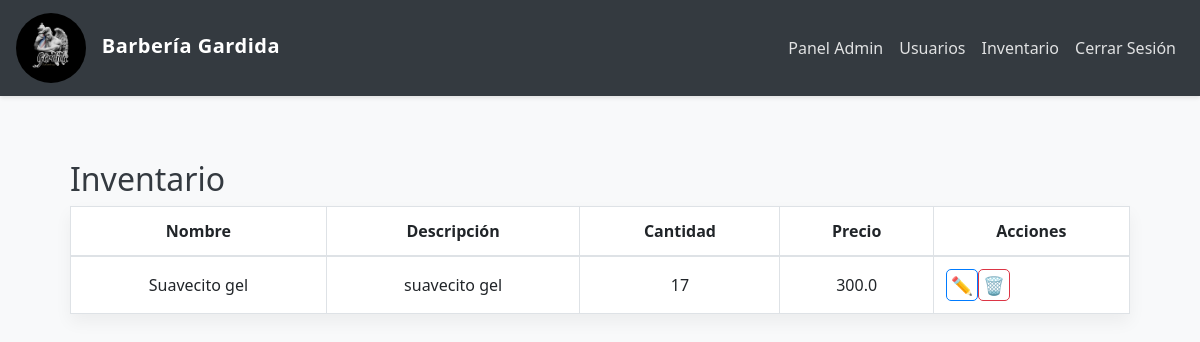
/inventario (signed in), run on the app's committed database.
### app/models.py (models this page shows, shortened)
class Producto(db.Model):
    id = db.Column(db.Integer, primary_key=True)
    nombre = db.Column(db.String(100), nullable=False)
    descripcion = db.Column(db.Text)
    costo = db.Column(db.Float, nullable=False)
    precio = db.Column(db.Float, nullable=False)
    cantidad = db.Column(db.Integer, nullable=False, default=0)
    categoria = db.Column(db.String(50))
    imagen = db.Column(db.String(200))
    fecha_creacion = db.Column(db.DateTime, default=datetime.utcnow)
    ventas = db.relationship('Venta', back_populates='producto', lazy=True)

### app/routes.py (the view)
@main_routes.route('/inventario')
@login_required
@barbero_required
def inventario():
    productos = Producto.query.all()
    return render_template('admin/inventario.html', productos=productos)

### app/__init__.py (called while the page is built)
def create_app():
    app = Flask(__name__)
    app.config.from_object(Config)  # Usa la configuración desde Config
    db.init_app(app)
    migrate.init_app(app, db)
    login_manager.init_app(app)
    from app.routes import main_routes  # Importa blueprint de routes
    from app.auth import auth_routes  # Si tienes rutas de autenticación, importa el blueprint de auth
    app.register_blueprint(main_routes)  # Registra el blueprint de rutas
    app.register_blueprint(auth_routes)  # Registra el blueprint de autenticación
    @login_manager.user_loader
    def load_user(user_id):
        from app.models import User  # Evitar circularidad importando dentro de la función
        return User.query.get(int(user_id))
    return app

### app/models.py (called while the page is built)
    @property
    def is_admin(self):
        return self.role == 'admin'

    @property
    def is_barbero(self):
        return self.role == 'barbero'

    @property
    def is_cliente(self):
        return self.role == 'cliente'

### app/routes.py (called while the page is built)
def role_required(*roles):
    def decorator(f):
        @wraps(f)
        def decorated_function(*args, **kwargs):
            if not current_user.is_authenticated or current_user.role not in roles:
                abort(403)
            return f(*args, **kwargs)
        return decorated_function
    return decorator

### app/templates/admin/inventario.html (shortened to what this page needs)
{% extends "shared/base.html" %}
{% block content %}
<div class="container">
    <h2>Inventario</h2>
    <table class="table table-bordered">
        <thead>
            <tr>
                <th>Nombre</th>
                <th>Descripción</th>
                <th>Cantidad</th>
                <th>Precio</th>
                <th>Acciones</th>
            </tr>
        </thead>
        <tbody>
            {% for producto in productos %}
            <tr>
                <td>{{ producto.nombre }}</td>
                <td>{{ producto.descripcion }}</td>
                <td>{{ producto.cantidad }}</td>
                <td>{{ producto.precio }}</td>
                <td>
                    <div class="d-flex gap-2">
                        <a href="{{ url_for('main_routes.editar_producto', id=producto.id) }}" class="btn btn-sm btn-outline-primary" title="Editar" style="padding: 0.25rem 0.5rem;">
                            ✏️
                        </a>
                        <form action="{{ url_for('main_routes.eliminar_producto', id=producto.id) }}" method="POST" style="display:inline;">
                            <button type="submit" class="btn btn-sm btn-outline-danger" onclick="return confirm('¿Estás seguro de que quieres eliminar este producto?')" title="Eliminar" style="padding: 0.25rem 0.5rem;">
                                🗑️
                            </button>
                        </form>
                    </div>
                </td>
            </tr>
            {% endfor %}
        </tbody>
    </table>
</div>
{% endblock %}

### app/static/css/styles.css (style rules this page uses)
body { background-color: #f8f9fa; color: #343a40; font-family: 'Segoe UI', Tahoma, Geneva, Verdana, sans-serif; }
.table { background-color: #fff; color: #212529 !important; box-shadow: 0 0.5rem 1rem rgba(0, 0, 0, 0.05); }
.table th, .table td { border-color: #dee2e6; color: #212529 !important; text-align: center; vertical-align: middle; }
.container { background: transparent; padding: 20px; border-radius: 8px; }
.btn { border-radius: 5px; font-weight: bold; transition: all 0.2s; }

### app/templates/shared/base.html (style rules this page uses)
body { background-color: #f8f9fa; color: #343a40; font-family: 'Segoe UI', Tahoma, Geneva, Verdana, sans-serif; }
.container { padding-top: 20px; padding-bottom: 40px; }

### app/templates/admin/inventario.html (style rules this page uses)
.btn-sm { font-size: 1.1em; line-height: 1; width: 32px; height: 32px; display: flex; align-items: center; justify-content: center; }
.table th, .table td { vertical-align: middle; }

### data on the page
Producto: nombre "Suavecito gel", descripcion "suavecito gel", cantidad "17", precio "300.0"
